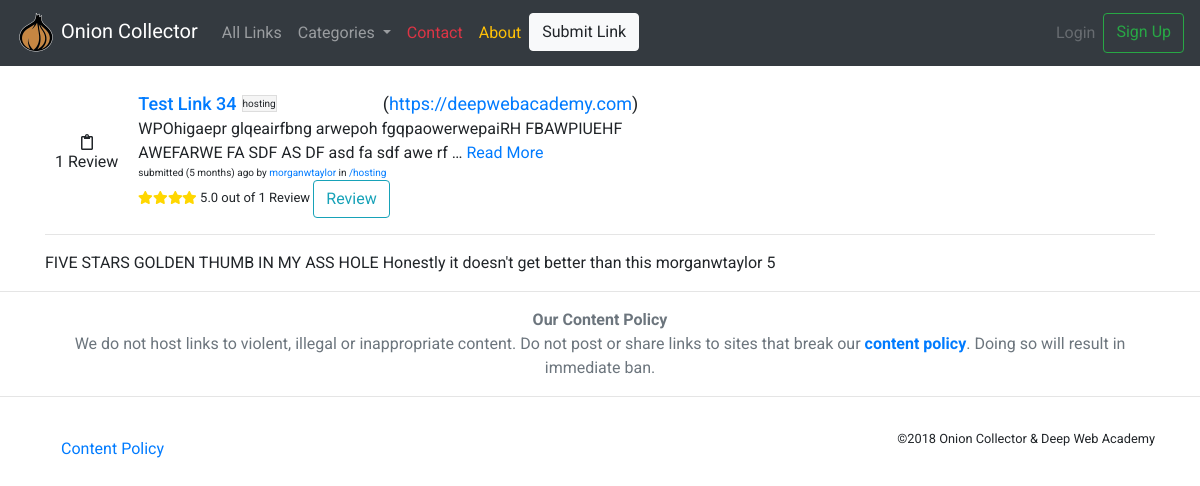
The app's page /links/test-link-34/, older data.
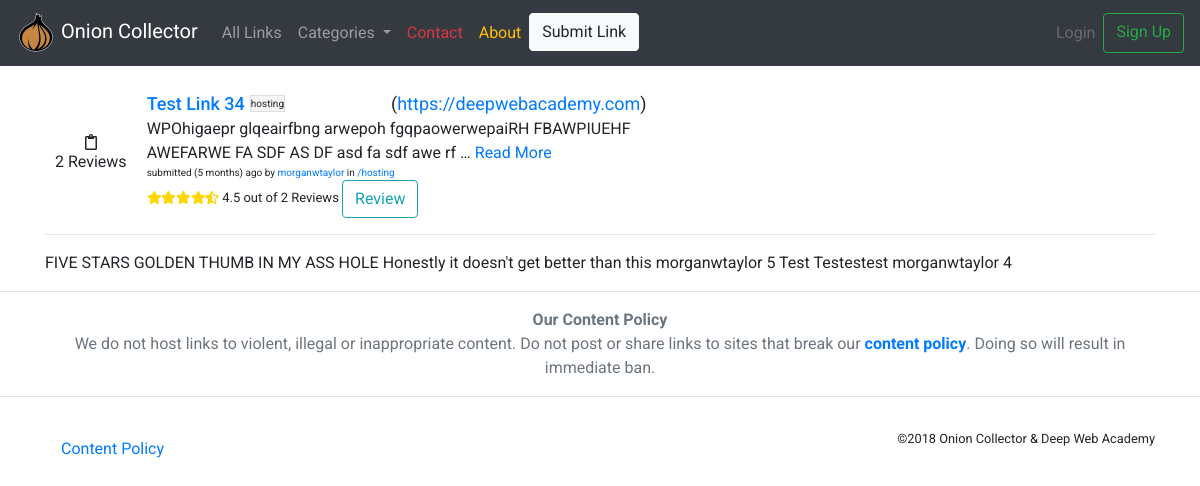
The same page, newer data.
### links/models.py (models this page shows, shortened)
class Link(models.Model):
    user = models.ForeignKey(settings.AUTH_USER_MODEL,on_delete=models.DO_NOTHING, related_name='links')
    created_at = models.DateTimeField(
            auto_now=True)
    title = models.CharField(max_length=30)
    slug = models.SlugField(unique=True)
    description = models.TextField(max_length = 255)
    category = models.ForeignKey(Category,on_delete=models.DO_NOTHING, related_name='links', null=True, blank=True)
    link = models.URLField(default = 'https://deepwebacademy.com')
    nsfw = models.BooleanField(default = False)
    votes = models.IntegerField(default = 1)
    likes = models.ManyToManyField(settings.AUTH_USER_MODEL, blank=True, related_name='link_likes')
    class Meta:
        ordering = ["-created_at"]
        unique_together = ['user', 'title']
    def average_rating(self):
        all_ratings = list(map(lambda x: x.rating, self.review_set.all()))
        return np.round(np.mean(all_ratings), decimals=2)

class Review(models.Model):
    RATING_CHOICES = (
        (1, '1 Star'),
        (2, '2 Star'),
        (3, '3 Star'),
        (4, '4 Star'),
        (5, '5 Star')
    )
    user = models.ForeignKey(settings.AUTH_USER_MODEL, on_delete=models.DO_NOTHING)
    link = models.ForeignKey(Link, on_delete=models.DO_NOTHING)
    created_at = models.DateTimeField(auto_now=True)
    title = models.CharField(max_length=50)
    review = models.TextField(max_length=250, default="")
    rating = models.IntegerField(choices = RATING_CHOICES, default=1)

class Category(models.Model):
    title = models.CharField(max_length=25)
    slug = models.SlugField(unique=True)
    def __str__(self):
        return self.title
    class Meta:
        verbose_name_plural = "Categories"

### links/views.py (the view)
# urls.py: path('<slug>/', views.LinkDetailView.as_view(), name='detail'),
class LinkDetailView(generic.DetailView):
    model = Link

### links/templatetags/link_extras.py (called while the page is built)
@register.inclusion_tag('links/categories/category_nav.html')
def nav_category_list():
    category = Category.objects.all()
    return {'category': category}

### links/templates/links/link_detail.html
{% extends 'base.html' %}
{% load staticfiles %}
{% block content %}
{% include 'links/base/_link.html' %}
 {% for review in link.review_set.all %}
  {{review.title}}
  {{review.review}}
  {{review.user}}
  {{review.rating}}
 {% endfor %}
{% endblock %}

### links/templates/links/base/_link.html (shortened to what this page needs)
{% load staticfiles %}
<div class="content-container">
  <div class="pt-4">
      <div class="content-container">
        <div class="content-upvote-container">
          <a><i class="far fa-clipboard"></i></a>
            <p>{{ link.review_set.count }} Review{{ link.review_set.count|pluralize  }}</p>
        </div>
        <div class="content-info">
          <div class="content-title">
            <a href="{% url 'links:detail' slug=link.slug %}"><h1 class="link-title no-wrap t-l">{{ link.title|lower|title }}</h1></a>
            <div class="link-category">
              <p class="t-xs">{{ link.category|lower }}</p>
            </div>
            <p class="t-l">({{ link.link|urlize }})</p>
          </div>
          <div class="content-description">
            <p class="t-m"> {% if link.description|wordcount <= 15 %}
                              {{ link.description }}
                            {% else %}
                              {{ link.description|truncatewords:15 }}
                              <a href="{% url 'links:detail' slug=link.slug %}">Read More</a>
                            {% endif %}
            </p>
          </div>
          <div class="content-details">
            <p class="t-xs">submitted ({{ link.created_at|timesince }}) ago by <a href="{% url 'links:user_account' username=link.user.username %}">{{ link.user }}</a> in <a href="{% url 'links:category_detail' slug=link.category.slug %}">/{{link.category.slug}}</a></p>
            <p class="t-s"<p>
                  {%  if link.review_set.count == 0 %}
                    No Reviews-
                  {% else %}
                  <span class="stars" data-rating="{{ link.average_rating }}" data-num-stars="5" ></span>
                    {{ link.average_rating }} out of {{ link.review_set.count }} Review{{ link.review_set.count|pluralize }}
                  {% endif %}
                  <a href="{% url 'links:review' slug=link.slug %}">
                    <button type="button" class="btn btn-outline-info">Review</button>
                  </a>
              </p>
          </div>
        </div>
      </div>
  </div>
</div>
<hr>

Row changes from the older to the newer data that the page shows:
computed for Link "Test Link 34": review_set.count "1" → "2"; average_rating "5.0" → "4.5"
added Review: title "Test", review "Testestest", user "morganwtaylor", rating "4"
